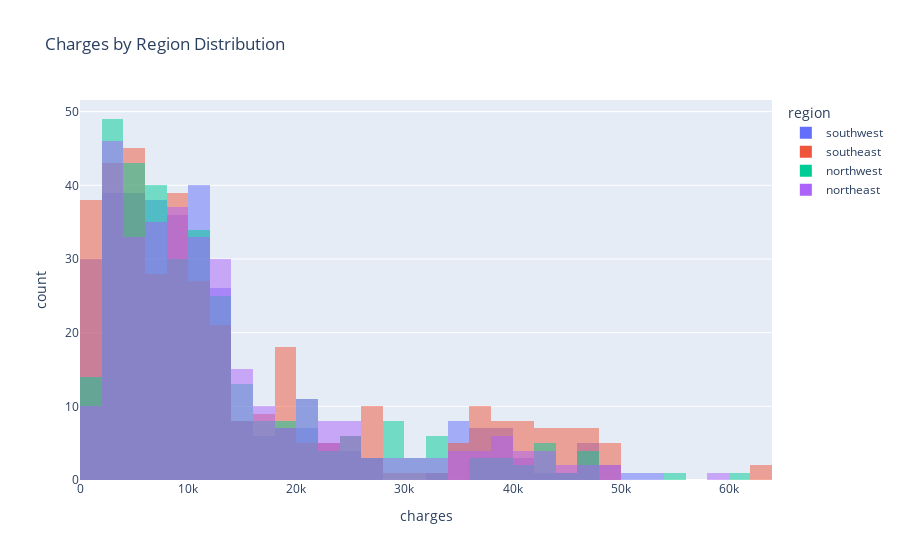

Write notebook code for a chart like this one.
### Code cell
fig = px.histogram(data, x='charges', color='region', barmode='overlay', title='Charges by Region Distribution')
fig.show()

### Figure 1 — Plotly figure (JSON) as saved in the notebook; plotly's stock layout.template omitted (floating-point values rounded to 4 significant figures; data arrays with more than 128 entries replaced by an {"elided": "..."} marker saying what was removed)
{"data": [{"alignmentgroup": "True", "bingroup": "x", "hovertemplate": "region=southwest<br>charges=%{x}<br>count=%{y}<extra></extra>", "legendgroup": "southwest", "marker": {"color": "#636efa", "opacity": 0.5, "pattern": {"shape": ""}}, "name": "southwest", "offsetgroup": "southwest", "orientation": "v", "showlegend": true, "type": "histogram", "x": {"elided": "325 float values"}, "xaxis": "x", "yaxis": "y"}, {"alignmentgroup": "True", "bingroup": "x", "hovertemplate": "region=southeast<br>charges=%{x}<br>count=%{y}<extra></extra>", "legendgroup": "southeast", "marker": {"color": "#EF553B", "opacity": 0.5, "pattern": {"shape": ""}}, "name": "southeast", "offsetgroup": "southeast", "orientation": "v", "showlegend": true, "type": "histogram", "x": {"elided": "364 float values"}, "xaxis": "x", "yaxis": "y"}, {"alignmentgroup": "True", "bingroup": "x", "hovertemplate": "region=northwest<br>charges=%{x}<br>count=%{y}<extra></extra>", "legendgroup": "northwest", "marker": {"color": "#00cc96", "opacity": 0.5, "pattern": {"shape": ""}}, "name": "northwest", "offsetgroup": "northwest", "orientation": "v", "showlegend": true, "type": "histogram", "x": {"elided": "325 float values"}, "xaxis": "x", "yaxis": "y"}, {"alignmentgroup": "True", "bingroup": "x", "hovertemplate": "region=northeast<br>charges=%{x}<br>count=%{y}<extra></extra>", "legendgroup": "northeast", "marker": {"color": "#ab63fa", "opacity": 0.5, "pattern": {"shape": ""}}, "name": "northeast", "offsetgroup": "northeast", "orientation": "v", "showlegend": true, "type": "histogram", "x": {"elided": "324 float values"}, "xaxis": "x", "yaxis": "y"}], "layout": {"barmode": "overlay", "legend": {"title": {"text": "region"}, "tracegroupgap": 0}, "title": {"text": "Charges by Region Distribution"}, "xaxis": {"anchor": "y", "domain": [0, 1], "title": {"text": "charges"}}, "yaxis": {"anchor": "x", "domain": [0, 1], "title": {"text": "count"}}}}
